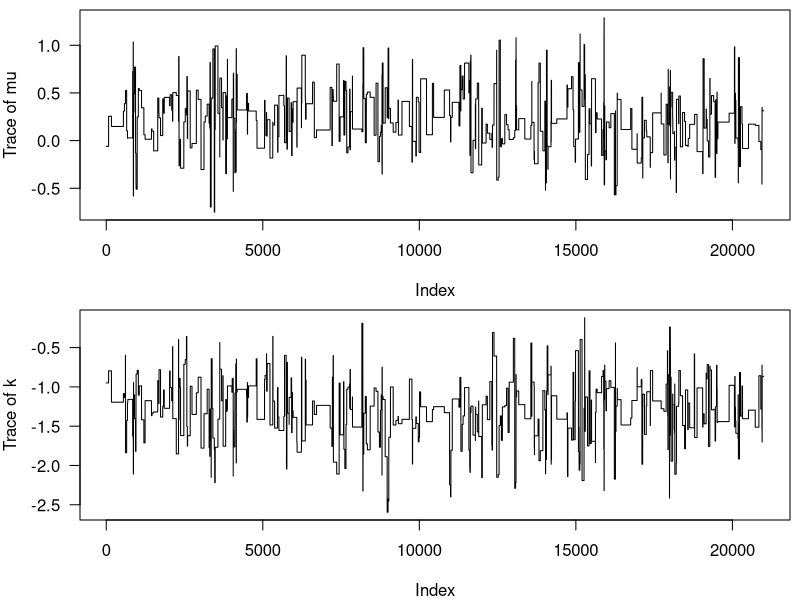
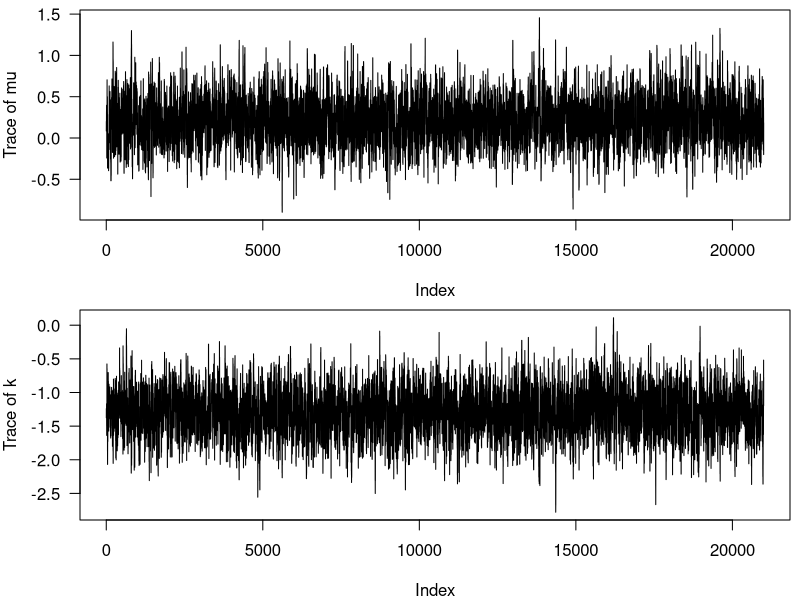
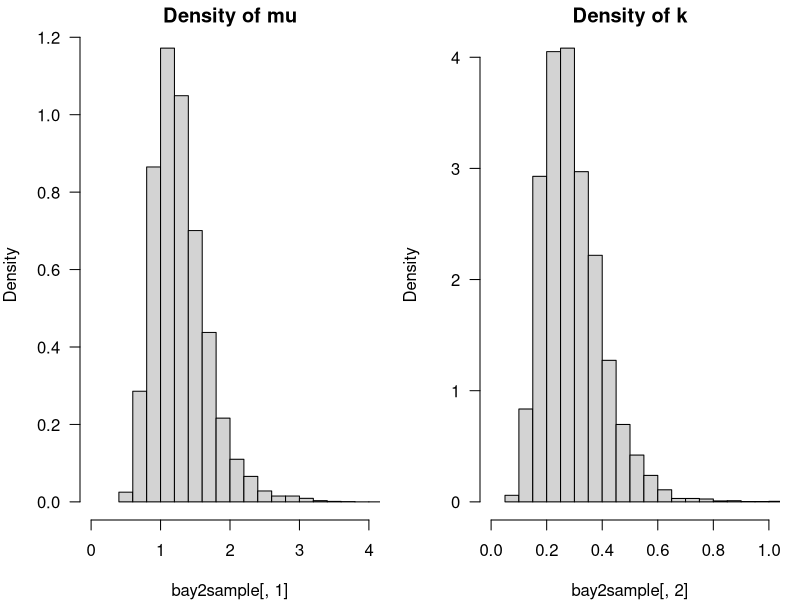

Write the R code that produced these figures, in order.
## ---- chunk 1
knitr::opts_chunk$set(echo = TRUE)
## ---- chunk 2
  nll = function(par,y,x){
    a = par[1]
    b = par[2]
    sd = par[3]
    # this calculates the mean y for a given value of x: 
    #the deterministic function
    mu = a+b*x 
    # this calculates the likelihood of the function given the probability 
    # distribution, the data and mu and sd
    nll = -sum(dnorm(y,mean=mu,sd=sd,log=T))
    return(nll)
  }
  
## ---- chunk 3
nll.mle = function(a,b,sd){
  # this calculates the mean y for a given value of x: the deterministic function
  mu = a+b*x 
  # this calculates the likelihood of the function given the probability 
  # distribution, the data and mu and sd
  nll = -sum(dnorm(y,mean=mu,sd=sd,log=T)) 
  return(nll)
}

## ---- chunk 4
set.seed(1001)
mu.true=1
k.true=0.4
x = rnbinom(50,mu=mu.true,size=k.true)

NLLfun1 <- function(p,dat=x){
  mu =p[1]
  k=p[2]
  -sum(dnbinom(x,mu=mu,size=k,log=TRUE))
}

m = mean(x)
v = var(x)
mu.mom = mean(x)
k.mom = m/(v/m-1)
nll.mom <- NLLfun1(c(mu.mom,k.mom))
opt1 = optim(fn=NLLfun1,par=c(mu=mu.mom,k=k.mom),hessian=TRUE)

## ---- chunk 5
muvec = seq(0.4,3,by=0.05)
kvec = seq(0.01,0.7,by=0.01)
## ---- chunk 6
resmat = matrix(nrow=length(muvec),ncol=length(kvec))
## ---- chunk 7
for (i in 1:length(muvec)) {
  for (j in 1:length(kvec)) {
    resmat[i,j] = NLLfun1(c(muvec[i],kvec[j]))
  }
}
## ---- chunk 8
LPfun1 = function(p,dat=x) {
  p = exp(p)
  mu=p[1]
  lp_mu = dnorm(mu, 0, 1.9, log = TRUE)
  k=p[2]
  lp_k = dnorm(k, 0, 1.9, log = TRUE)
  LL = sum(dnbinom(dat,mu=mu,size=k,log=TRUE))
  LL + lp_mu + lp_k
}
## ---- chunk 9
library(mvtnorm)
MH = function(model, init, sigma = diag(init/10), niter = 3e4, burn = 0.5,
                      seed = 1134, ...) {
  # To make results reproducible you should set a seed (change among chains!!!)
  set.seed(seed)
  # Preallocate chain of values
  chain = matrix(NA, ncol = length(init), nrow = niter)
  # Chain starts at init
  current = init
  lp_current = model(current, ...)
  # Iterate niter times and update chain
  for(iter in 1:niter) {
    # Generate a candidate value from multivariate Normal distribution
    candidate = rmvnorm(1, mean = current, sigma = sigma)
    # Calculate probability of acceptance (proposal distribution is symmetric)
    lp_candidate = model(candidate, ...)
    paccept = min(1, exp(lp_candidate - lp_current))
    # Accept the candidate...or not!
    # If accept, update the current and lp_current values
    accept = runif(1) < paccept
    if(accept) {
      chain[iter,] = candidate
      lp_current = lp_candidate
      current = chain[iter,]
    } else {
      chain[iter,] = current
    }
  }
  # Calculate acceptance probability after burn-in and the length of burn-in
  nburn = floor(niter*burn)
  acceptance = 1 - mean(duplicated(chain[-(1:nburn),]))
  # Package the results
  list(burnin = chain[1:nburn,], sample = chain[-(1:nburn),],
       acceptance = acceptance, nburn = nburn)
}
## ---- chunk 10
set.seed(1001)
mu.true=1
k.true=0.4
x = rnbinom(50,mu=mu.true,size=k.true)
## ---- chunk 11
sigma = diag(c(10,10))
## ---- chunk 12
init = log(c(1,1))
bay1 = MH(LPfun1, init, sigma, burn = 0.3, dat = x)
## ---- chunk 13
bay1$acceptance
## ---- chunk 14
par(mfrow = c(2,1), mar = c(4,4,0.5,0.5), las = 1)
plot(bay1$sample[,1], t = "l", ylab = "Trace of mu")
plot(bay1$sample[,2], t = "l", ylab = "Trace of k")
## ---- chunk 15
mapfit = optim(fn = LPfun1, par = log(c(1,1)), 
               hessian = TRUE, method = "BFGS", 
               control = list(fnscale = -1), dat = x)
sigma = solve(-mapfit$hessian)
init = mapfit$par
bay2 = MH(LPfun1, init, sigma, burn = 0.3)
## ---- chunk 16
bay2$acceptance
## ---- chunk 17
par(mfrow = c(2,1), mar = c(4,4,0.5,0.5), las = 1)
plot(bay2$sample[,1], t = "l", ylab = "Trace of mu")
plot(bay2$sample[,2], t = "l", ylab = "Trace of k")
## ---- chunk 18
bay2sample = exp(bay2$sample)
## ---- chunk 19
par(mfrow = c(1,2), mar = c(4,4,1.5,1))
hist(bay2sample[,1], main = "Density of mu", freq = F, xlim = c(0,4))
hist(bay2sample[,2], main = "Density of k", freq = F, xlim = c(0,1))
## ---- chunk 20
map = exp(mapfit$par)
meanp = colMeans(bay2sample)
medianp = c(median(bay2sample[,1]), median(bay2sample[,2]))
cbind(map, meanp, medianp, 
      mom = c(mu.mom, k.mom), 
      mle = opt1$par, 
      true = c(mu.true, k.true))
## ---- chunk 21
t(apply(bay2sample, 2, quantile, probs = c(0.025, 0.975)))
## ---- chunk 22
se = sqrt(diag(sigma))
cbind(map - 1.96*se, map + 1.96*se)
